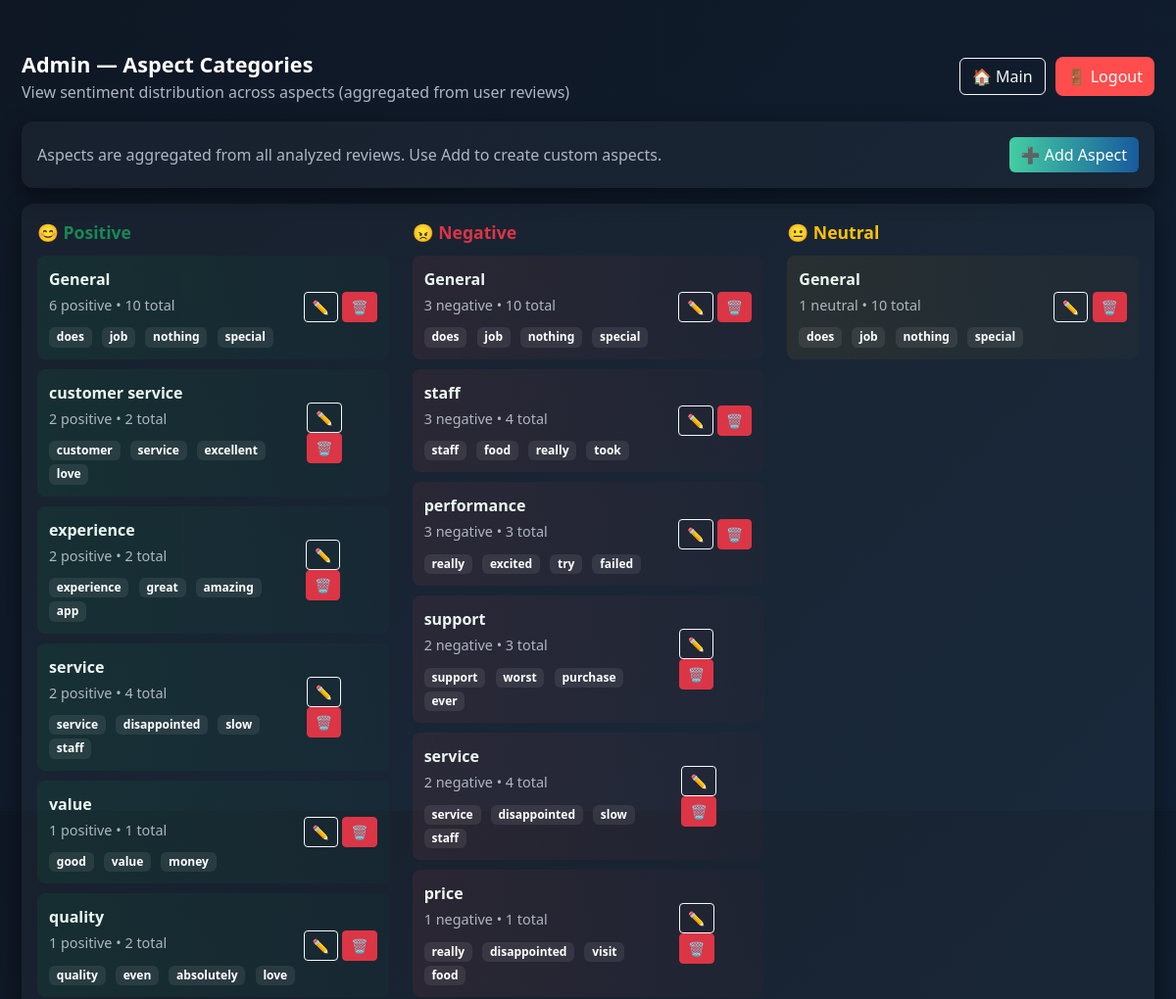
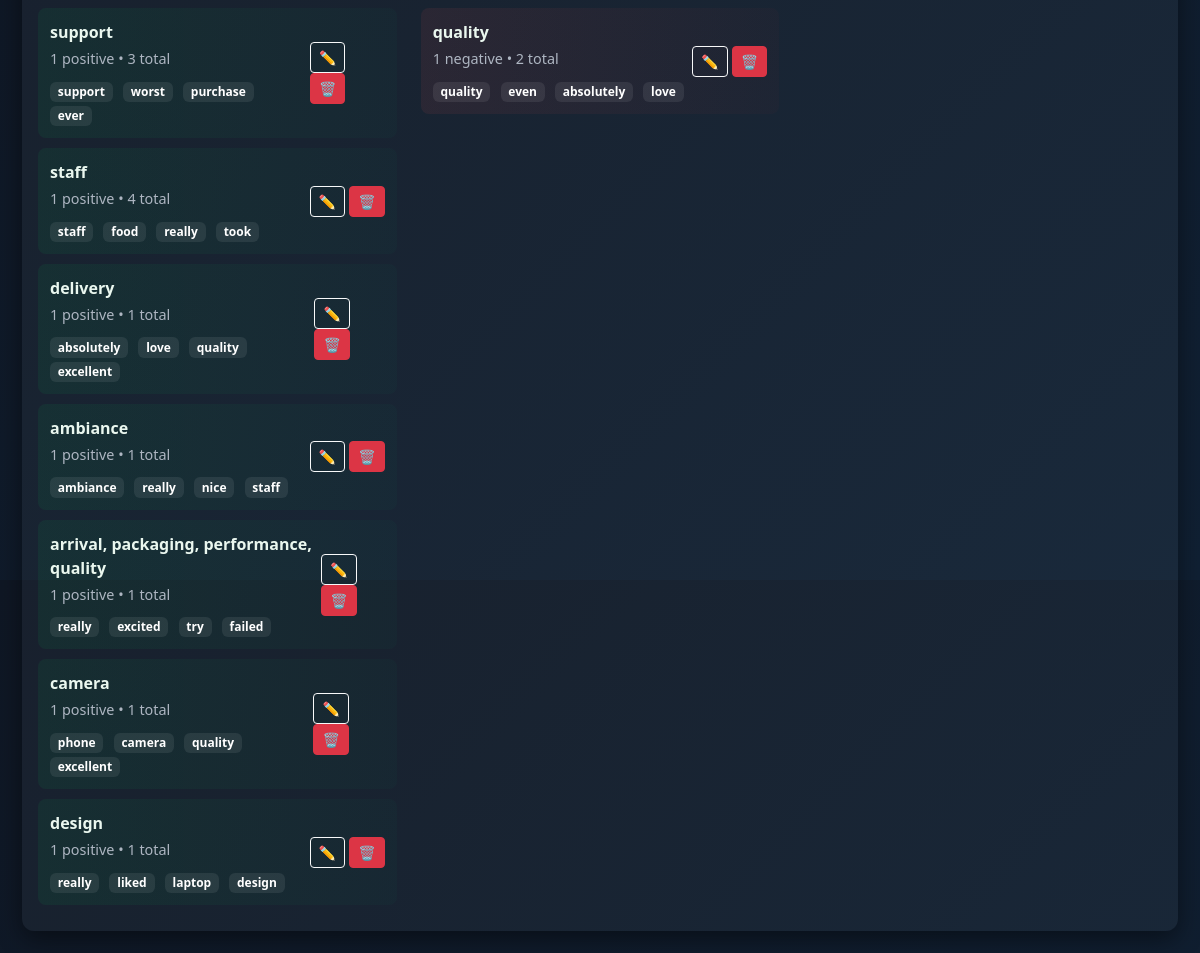
Page /admin/aspects (signed in) on the committed database (2 pictures, top to bottom).
### app.py (models this page shows)
class Review(db.Model):
    id = db.Column(db.Integer, primary_key=True)
    dataset_id = db.Column(db.Integer, db.ForeignKey('dataset.id'), nullable=False)
    raw_text = db.Column(db.Text, nullable=False)
    preprocessed_text = db.Column(db.Text)
    sentiment = db.Column(db.String(20))
    aspect = db.Column(db.String(120))
    confidence = db.Column(db.Float)   # 🆕 Added this line for confidence %
    date = db.Column(db.DateTime)

### app.py (the view)
@app.route('/admin/aspects')
@login_required
def admin_aspects():
    if current_user.role != 'admin':
        abort(403)
    reviews_q = Review.query.all()
    aspect_map = {}
    for r in reviews_q:
        a = (r.aspect or "General").strip()
        if not a:
            a = "General"
        if a not in aspect_map:
            aspect_map[a] = {"name": a, "positive": 0, "negative": 0, "neutral": 0, "texts": []}
        s = (r.sentiment or "").strip()
        if s == "Positive":
            aspect_map[a]["positive"] += 1
        elif s == "Negative":
            aspect_map[a]["negative"] += 1
        else:
            aspect_map[a]["neutral"] += 1
        text_for_words = r.preprocessed_text or r.raw_text or ""
        aspect_map[a]["texts"].append(text_for_words)
    def top_words_from_texts(texts, top_n=4):
        cnt = Counter()
        for t in texts:
            try:
                norm = preprocess(t) if callable(preprocess) else t
            except Exception:
                norm = t or ""
            words = re.findall(r'\b[a-zA-Z]{3,}\b', (norm or "").lower())
            for w in words:
                if w in STOPWORDS:
                    continue
                cnt[w] += 1
        return [w for w, _ in cnt.most_common(top_n)]
    positive_aspects = []
    negative_aspects = []
    neutral_aspects = []
    for name, info in aspect_map.items():
        info["count_total"] = info["positive"] + info["negative"] + info["neutral"]
        info["top_words"] = top_words_from_texts(info["texts"], top_n=4)
        if info["positive"] > 0:
            positive_aspects.append(info)
        if info["negative"] > 0:
            negative_aspects.append(info)
        if info["neutral"] > 0:
            neutral_aspects.append(info)
    positive_aspects.sort(key=lambda x: x["positive"], reverse=True)
    negative_aspects.sort(key=lambda x: x["negative"], reverse=True)
    neutral_aspects.sort(key=lambda x: x["neutral"], reverse=True)
    return render_template(
        'admin/aspects.html',
        positive_aspects=positive_aspects,
        negative_aspects=negative_aspects,
        neutral_aspects=neutral_aspects
    )

### app.py (called while the page is built)
@login_manager.user_loader
def load_user(user_id):
    return User.query.get(int(user_id))

### sentiment.py (called while the page is built)
def preprocess(text: str) -> str:
    if not text:
        return ""
    t = _NON_ALNUM.sub(" ", str(text))
    t = re.sub(r"\s+", " ", t).strip().lower()
    return t

### templates/admin/aspects.html (shortened to what this page needs)
<!doctype html>
<html lang="en">
<head>
  <link href="https://cdn.jsdelivr.net/npm/bootstrap@5.3.0/dist/css/bootstrap.min.css" rel="stylesheet">
</head>
<body>
  <div class="wrap">
    <div class="topbar">
      <div>
        <div class="title">Admin — Aspect Categories</div>
        <div class="small-muted">View sentiment distribution across aspects (aggregated from user reviews)</div>
      </div>
      <div style="display:flex;gap:10px;align-items:center">
        <a href="{{ url_for('index') }}" class="btn btn-outline-light">🏠 Main</a>
        <a href="{{ url_for('logout') }}" class="logout-btn">🚪 Logout</a>
      </div>
    </div>
    <div class="card-panel mb-3 d-flex justify-content-between align-items-center">
      <div class="small-muted">Aspects are aggregated from all analyzed reviews. Use Add to create custom aspects.</div>
      <button class="btn btn-add" id="openAddBtn">➕ Add Aspect</button>
    </div>
    <div class="card-panel">
      <div class="row">
        <div class="col-md-4">
          <div class="section-title text-success">😊 Positive</div>
          {% if positive_aspects %}
            {% for a in positive_aspects %}
              <div class="aspect-item positive">
                <div>
                  <div class="aspect-name">{{ a.name }}</div>
                  <div class="aspect-count">{{ a.positive }} positive • {{ a.count_total }} total</div>
                  {% if a.top_words %}
                    <div class="top-words">
                      {% for w in a.top_words %}
                        <span class="badge">{{ w }}</span>
                      {% endfor %}
                    </div>
                  {% endif %}
                </div>
                <div>
                  <button class="btn btn-sm btn-outline-light btn-edit" data-id="{{ a.name|urlencode }}" data-name="{{ a.name }}">✏️</button>
                  <form method="post" action="/admin/aspects/{{ a.name|urlencode }}/delete" style="display:inline">
                    <button class="btn btn-sm btn-danger" onclick="return confirm('Delete aspect {{ a.name }}?')">🗑️</button>
                  </form>
                </div>
              </div>
            {% endfor %}
          {% else %}
            <div class="small-muted">No positive aspects.</div>
          {% endif %}
        </div>
        <div class="col-md-4">
          <div class="section-title text-danger">😠 Negative</div>
          {% if negative_aspects %}
            {% for a in negative_aspects %}
              <div class="aspect-item negative">
                <div>
                  <div class="aspect-name">{{ a.name }}</div>
                  <div class="aspect-count">{{ a.negative }} negative • {{ a.count_total }} total</div>
                  {% if a.top_words %}
                    <div class="top-words">
                      {% for w in a.top_words %}
                        <span class="badge">{{ w }}</span>
                      {% endfor %}
                    </div>
                  {% endif %}
                </div>
                <div>
                  <button class="btn btn-sm btn-outline-light btn-edit" data-id="{{ a.name|urlencode }}" data-name="{{ a.name }}">✏️</button>
                  <form method="post" action="/admin/aspects/{{ a.name|urlencode }}/delete" style="display:inline">
                    <button class="btn btn-sm btn-danger" onclick="return confirm('Delete aspect {{ a.name }}?')">🗑️</button>
                  </form>
                </div>
              </div>
            {% endfor %}
          {% else %}
            <div class="small-muted">No negative aspects.</div>
          {% endif %}
        </div>
        <div class="col-md-4">
          <div class="section-title text-warning">😐 Neutral</div>
          {% if neutral_aspects %}
            {% for a in neutral_aspects %}
              <div class="aspect-item neutral">
                <div>
                  <div class="aspect-name">{{ a.name }}</div>
                  <div class="aspect-count">{{ a.neutral }} neutral • {{ a.count_total }} total</div>
                  {% if a.top_words %}
                    <div class="top-words">
                      {% for w in a.top_words %}
                        <span class="badge">{{ w }}</span>
                      {% endfor %}
                    </div>
                  {% endif %}
                </div>
                <div>
                  <button class="btn btn-sm btn-outline-light btn-edit" data-id="{{ a.name|urlencode }}" data-name="{{ a.name }}">✏️</button>
                  <form method="post" action="/admin/aspects/{{ a.name|urlencode }}/delete" style="display:inline">
                    <button class="btn btn-sm btn-danger" onclick="return confirm('Delete aspect {{ a.name }}?')">🗑️</button>
                  </form>
                </div>
              </div>
            {% endfor %}
          {% else %}
            <div class="small-muted">No neutral aspects.</div>
          {% endif %}
        </div>
      </div>
    </div>
  </div>
</body>
</html>

### templates/admin/aspects.html (style rules this page uses)
:root { --bg1: #0f1724; --bg2: #102033; --card: rgba(255, 255, 255, 0.04); --muted: #aeb6c2; --accent: #43cea2; --danger: #ff6b6b; --warning: #ffd166; }
html,body { height:100%;margin:0;font-family:"Segoe UI",sans-serif;background:linear-gradient(135deg,var(--bg1),var(--bg2));color:#fff }
.wrap { max-width:1200px;margin:28px auto;padding:22px }
.topbar { display:flex;justify-content:space-between;align-items:center;margin-bottom:18px }
.title { font-size:1.35rem;font-weight:700 }
.logout-btn { background:#ff4d4d;border:none;color:#fff;padding:8px 12px;border-radius:8px;text-decoration:none }
.card-panel { background:var(--card);padding:16px;border-radius:12px;box-shadow:0 8px 24px rgba(0,0,0,0.45) }
.section-title { font-weight:600;font-size:1.1rem;margin-bottom:10px }
.aspect-item { padding:12px;border-radius:8px;margin-bottom:10px;display:flex;justify-content:space-between;align-items:center }
.aspect-item.positive { background:linear-gradient(90deg, rgba(0,200,83,0.08), rgba(0,150,93,0.04)); }
.aspect-item.negative { background:linear-gradient(90deg, rgba(255,82,82,0.08), rgba(200,40,40,0.03)); }
.aspect-item.neutral { background:linear-gradient(90deg, rgba(255,193,7,0.07), rgba(200,150,0,0.03)); }
.aspect-name { font-weight:600;color:#eaf7ef }
.aspect-count { font-size:0.9rem;color:var(--muted);margin-top:4px }
.top-words { margin-top:8px }
.top-words .badge { margin-right:6px;background: rgba(255,255,255,0.08); color: #fff; }
.btn-add { background:linear-gradient(90deg,var(--accent),#185a9d);color:#fff;border:none }
.small-muted { color:var(--muted) }

### rows in the picture
Review: name "General", positive "6", count_total "10", top_words "does" "job" "nothing" "special", negative "3", top_words "does" "job" "nothing" "special", neutral "1", top_words "does" "job" "nothing" "special"
Review: name "customer service", positive "2", count_total "2", top_words "customer" "service" "excellent" "love"
Review: name "experience", positive "2", count_total "2", top_words "experience" "great" "amazing" "app"
Review: name "service", positive "2", count_total "4", top_words "service" "disappointed" "slow" "staff", negative "2", top_words "service" "disappointed" "slow" "staff"
Review: name "value", positive "1", count_total "1", top_words "good" "value" "money"
Review: name "quality", positive "1", count_total "2", top_words "quality" "even" "absolutely" "love", negative "1", top_words "quality" "even" "absolutely" "love"
Review: name "support", positive "1", count_total "3", top_words "support" "worst" "purchase" "ever", negative "2", top_words "support" "worst" "purchase" "ever"
Review: name "staff", positive "1", count_total "4", top_words "staff" "food" "really" "took", negative "3", top_words "staff" "food" "really" "took"
Review: name "delivery", positive "1", count_total "1", top_words "absolutely" "love" "quality" "excellent"
Review: name "ambiance", positive "1", count_total "1", top_words "ambiance" "really" "nice" "staff"
Review: name "arrival, packaging, performance, quality", positive "1", count_total "1", top_words "really" "excited" "try" "failed"
Review: name "camera", positive "1", count_total "1", top_words "phone" "camera" "quality" "excellent"
Review: name "design", positive "1", count_total "1", top_words "really" "liked" "laptop" "design"
Review: name "performance", negative "3", count_total "3", top_words "really" "excited" "try" "failed"
Review: name "price", negative "1", count_total "1", top_words "really" "disappointed" "visit" "food"
